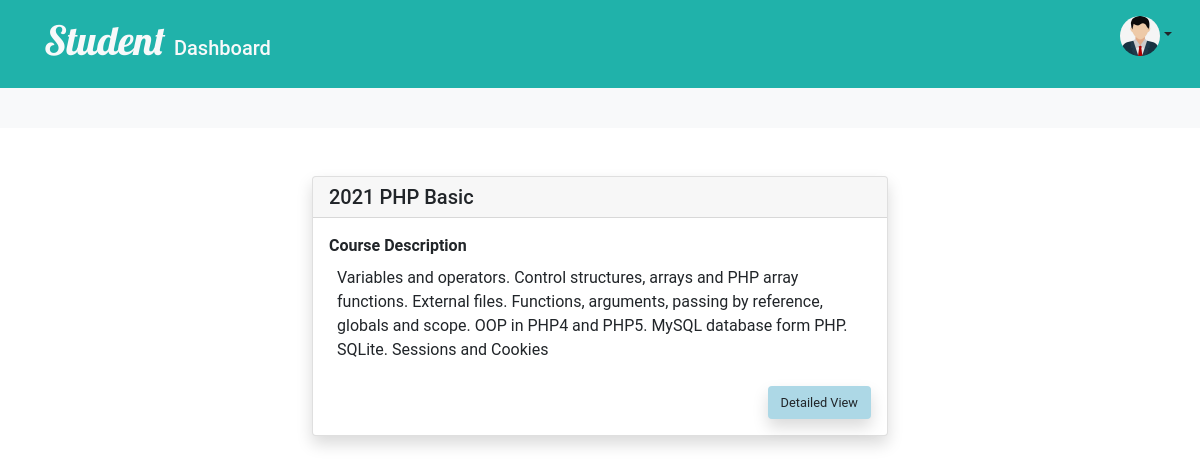
Page /student/index.php on the committed database.
### tables this page shows
CREATE TABLE `user_role` (
  `user_role_id` int(11) NOT NULL AUTO_INCREMENT,
  `user_id` int(11) DEFAULT NULL,
  `role_id` int(11) DEFAULT NULL,
  `status_id` int(11) DEFAULT NULL,
  `created_at` datetime DEFAULT NULL,
  `updated_at` datetime DEFAULT NULL,
  PRIMARY KEY (`user_role_id`),
  KEY `user_id` (`user_id`),
  KEY `role_id` (`role_id`),
  CONSTRAINT `user_role_ibfk_1` FOREIGN KEY (`user_id`) REFERENCES `users` (`user_id`) ON DELETE CASCADE ON UPDATE CASCADE,
  CONSTRAINT `user_role_ibfk_2` FOREIGN KEY (`role_id`) REFERENCES `roles` (`role_id`) ON DELETE CASCADE ON UPDATE CASCADE
);

CREATE TABLE `batches` (
  `batch_id` int(11) NOT NULL AUTO_INCREMENT,
  `status_id` int(11) DEFAULT NULL,
  `batch_title` varchar(100) DEFAULT NULL,
  `batch_description` text DEFAULT NULL,
  `batch_start_date` date DEFAULT NULL,
  `batch_end_date` date DEFAULT NULL,
  `created_at` datetime DEFAULT NULL,
  `updated_at` datetime DEFAULT NULL,
  PRIMARY KEY (`batch_id`)
);

CREATE TABLE `courses` (
  `course_id` int(11) NOT NULL AUTO_INCREMENT,
  `status_id` int(11) DEFAULT NULL,
  `course_title` varchar(100) DEFAULT NULL,
  `course_description` text DEFAULT NULL,
  `created_at` datetime DEFAULT NULL,
  `updated_at` datetime DEFAULT NULL,
  PRIMARY KEY (`course_id`),
  KEY `status_id` (`status_id`)
);

### student/index.php (the view)
<?php
require_once("require/header.php");
require_once("../require/database_connection.php");
?>
<?php
$query="SELECT * FROM users, user_role, roles
		WHERE users.`user_id` = user_role.`user_id`
		AND roles.`role_id` = user_role.`role_id`
		AND users.`user_id` =  14
		AND roles.`role_id` = 1 ";
$record = mysqli_query($connection, $query);
	while($row = mysqli_fetch_assoc($record)){
?>
<div class="row bg-light p-2">
	<div class="col-sm-12">
		<h1 class="display-6 mx-5 fs-3 p-2" style="color: slategray;"><?php echo $_SESSION['first_name']." ".$_SESSION['last_name'] ?></h1>
	</div>
</div>
<div class="row">
<div class="col-sm-3"></div>
<div class="col-sm-6 mt-5" style="font-family: 'Roboto', sans-serif; ">
		<?php
		$query="SELECT b.`batch_title`, c.course_title, u.first_name, c.`course_description`
				FROM user_role_batch_course_enrollment urbce
				INNER JOIN user_role ur ON ur.user_role_id = urbce.user_role_id
				AND ur.`user_role_id`= 198
				INNER JOIN batch_course bc ON bc.batch_course_id = urbce.batch_course_id
				INNER JOIN users u ON u.user_id = ur.user_id
				INNER JOIN courses c ON c.course_id = bc.course_id
				INNER JOIN batches b ON b.batch_id = bc.batch_id ";
		$result = mysqli_query($connection, $query);
		while($fetch = mysqli_fetch_assoc($result)){
		?>
		<div class="card shadow mb-3">
		    <h5 class="card-header"><?php echo $fetch['batch_title']."&nbsp;".$fetch['course_title']; ?></h5>
		  <div class="card-body">
		    <span style="font-size:1em;" class="fw-bold">Course Description</span>
		    <p class="card-text p-2" style="font-size:1em;"><?php echo $fetch['course_description']; ?></p>
		    <a href="show_course_topics.php?batch_course_title=<?php echo $fetch['course_title']; ?>" class="btn shadow float-end" style="font-size:0.8em; background-color: lightblue;">Detailed View</a>
		  </div>
		</div>
<?php
		}
	}
?>
	</div>
<div class="col-sm-3"></div>
</div>
<?php require_once("require/footer.php");
?>

### rows in the picture
batches: batch_title "2021", courses.course_title "PHP Basic", courses.course_description "Variables and operators. Control structures, arrays and PHP array functions. External files. Functions, arguments, passing by reference, globals and scope. OOP in PHP4 and PHP5. MySQL database form PHP. SQLite. Sessions and Cookies"
